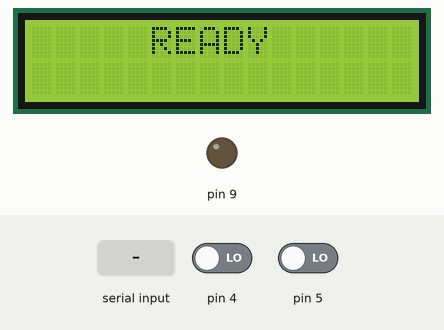
This sketch was run on a simulated Arduino Uno, built with avr-gcc and run on an emulated ATmega328P. Shown: 16×2 character LCD, output pins drawn as LEDs (lit = HIGH). Dashed ring = blinking. The inputs (shaded band) are chosen by the test bench; at power-on: pin 5 LOW, pin 4 LOW. The local clock reads 2024-03-15 10:24:30 at power-on unless the sketch sets it.

Above: at 1.2 s.
1.3 s: pin 5 driven HIGH
At 1.7 s:
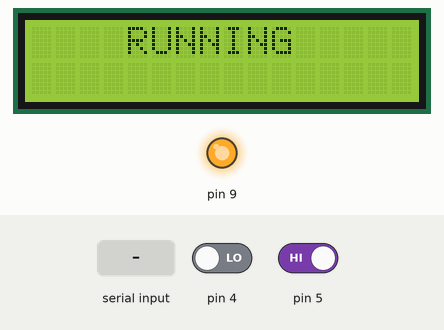
3.9 s: pin 4 driven HIGH
At 4.81 s:
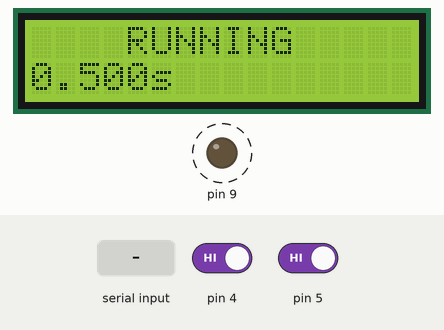
6.9 s: pin 5 driven LOW
At 7.15 s:
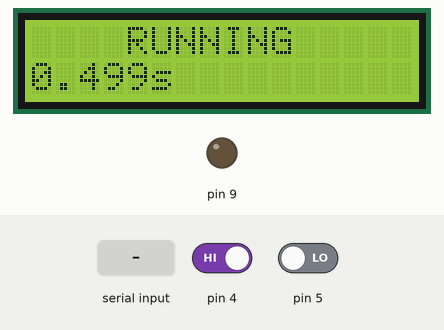
9.9 s: "1" received over Serial
At 10.3 s:
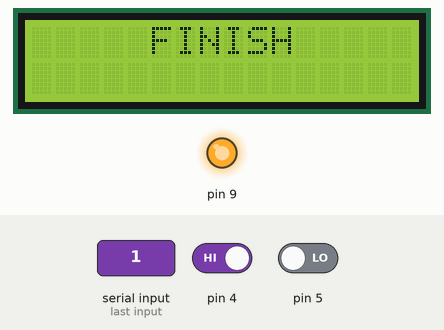
16.5 s: "1" received over Serial
At 17.17 s:
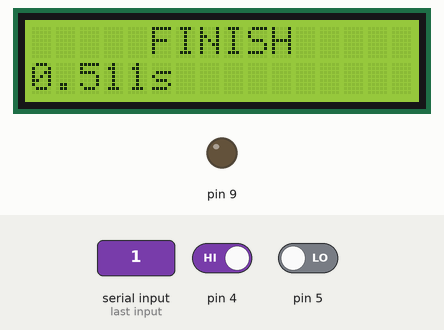
Timing chart, 0 to 19.5 s (numbered marks = the images above; inputs shaded):
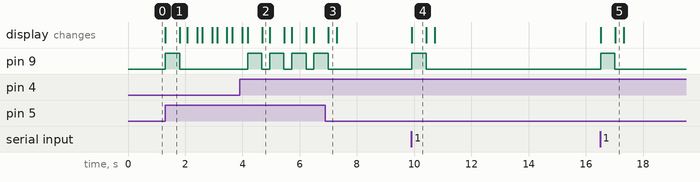

Measured:
- after the input at 1.3 s, pin 9: LOW → HIGH at once, → LOW 0.50 s later; the display: changes at once (image 1)
- after the input at 3.9 s, pin 9: alternates HIGH for 0.50 s and LOW for 0.27 s, starting after 0.28 s; the display: first differs from a run without the input after 0.28 s (image 2 shows a later state)
- after the input at 6.9 s, pin 9: goes on until 7.0 s, then stays LOW
- after the input at 9.9 s, pin 9: LOW → HIGH at once, → LOW 0.50 s later; the display: changes at once (image 4)
- after the input at 16.5 s, pin 9: LOW → HIGH at once, → LOW 0.50 s later; the display: first changes at once (image 5 shows a later state)
- what the display in image 1 shows lasts 0.5 s, from 1.3 s to 1.8 s

The sketch:

timer.ino
```cpp
#include <Wire.h>


#include <RCSwitch.h>
#include <iarduino_RTC.h>
#include <LiquidCrystal_I2C.h>
#include <MsTimer2.h>

int value;
char c  = ' ';
unsigned long start, finished, elapsed;
boolean runTimer = false;
boolean runTimerFinished = false;
boolean runTimerStart = false;

// Переменные для времени отладки кнопки
long lastButtonPressTime = 0; // последний раз, когда была нажата кнопка
long pauseButtonPressTime = 0; // последний раз, когда была нажата кнопка
long debounceDelay = 250; // время отладки; установите как можно меньше


RCSwitch mySwitchRx = RCSwitch();
LiquidCrystal_I2C lcd(0x3F,16,2);
//LiquidCrystal_I2C lcd(0xA7,16,2);
iarduino_RTC time(RTC_DS1302,8,6,7);         // Задаем правильно название нашего модуля, а также указываем к каким цифровым пинам его подключаем(в нашем случае – 8,6,7)

void setup() {
  mySwitchRx.enableReceive(0);
  pinMode (5, INPUT); //Кнопка старт-стоп
  pinMode (4, INPUT); //Кнопка сброс
  pinMode(9, OUTPUT); //Динамик
  lcd.init();                      // Инициализация дисплея
  lcd.backlight();                 // Подключение подсветки
  lcd.setCursor(4,0);              // Установка курсора в начало первой строки
  lcd.print(" READY");
  Serial.begin(9600);                              // устанавливаем скорость передачи данных с модулей в 9600 бод
  time.begin();                                       // функция служит для инициализации работы модуля
  time.settime(10,10,10,4,10,17,3);  // 10  сек, 10 мин, 10 час, 4 , октября, 2017 года, среда
}

void loop(){

  CheckReset();
  CheckStartStop();
  DisplayResult();
  //reciveSerialData();
  reciveRadioData();

}

void reciveSerialData(){


 if(Serial.available()){
   //Serial.println(mySwitchRx.getReceivedValue());
  char c = Serial.read();

    if (c == '1'){
      Serial.println(c);
      lcd.setCursor(4,0);
      lcd.print("FINISH: ");
      digitalWrite(9, HIGH);
      delay(500);
      digitalWrite(9, LOW);


      pauseButtonPressTime = millis();
      lastButtonPressTime = millis();
    }

  mySwitchRx.resetAvailable();
  }

}

void reciveRadioData(){


 if(mySwitchRx.available()){
   //Serial.println(mySwitchRx.getReceivedValue());
   int value = mySwitchRx.getReceivedValue();

    if (value == B0100){
      lcd.setCursor(4,0);
      lcd.print("FINISH: ");
      digitalWrite(9, HIGH);
      delay(500);
      digitalWrite(9, LOW);
    runTimer = true;
    delay(1500);
      runTimer = false;
      pauseButtonPressTime = millis();
      lastButtonPressTime = millis();
    }

   if( value == 00100 ){

     // tone(9, 2150, 500);
     digitalWrite(9, HIGH);
      delay(500);
      digitalWrite(9, LOW);

      runTimer = false;
      runTimerFinished = true;
      lcd.setCursor(4,0);
      lcd.print("FINISHED");
   }
  mySwitchRx.resetAvailable();
  }

}

void CheckReset(){
  int resetButton = digitalRead (4);
  if ((millis() - lastButtonPressTime) > debounceDelay){
    if (resetButton == HIGH){
      lcd.clear();
      lcd.setCursor(4,0);
      lcd.print(" READY");
      runTimer = false;
      runTimerStart = false;
      runTimerFinished = false;
      pauseButtonPressTime = 0;
      lastButtonPressTime = 0;
      start = millis();
    }
  }
}

void CheckStartStop(){
  char c = Serial.read();
  int startStopButton = digitalRead (5);
  if ((millis() - lastButtonPressTime) > debounceDelay){
    if (startStopButton == HIGH && runTimer == true){
      lcd.setCursor(4,0);
      lcd.print(" PAUSE    ");
      runTimer = false;
      pauseButtonPressTime = millis();
      lastButtonPressTime = millis();
    }
  if (c == '1'){
      lcd.setCursor(4,0);
      lcd.print(" FINISH    ");
      digitalWrite(9, HIGH);
      delay(500);
      digitalWrite(9, LOW);
      c = '0';
      runTimer = true;
      DisplayResult();
      runTimer = false;
 }


  }
  if ((millis() - lastButtonPressTime) > debounceDelay){
    if (startStopButton == HIGH && runTimer == false && runTimerFinished == false){
    lcd.clear();
    lcd.setCursor(4,0);
    lcd.print("RUNNING");
    if (runTimerStart == false){
        start = millis();
      digitalWrite(9, HIGH);
      delay(500);
      digitalWrite(9, LOW);
      // tone(9, 2150, 500);
        runTimerStart = true;
    }
    lastButtonPressTime = millis();
    runTimer = true;
    }
  }
}


void DisplayResult(){

  if (runTimer == true){
    finished = millis(); // сохраняет время остановки, чтобы вычислить прошедшее время.
    // объявляем переменные
    float h, m, s, ms;
    unsigned long over;

    // время
    elapsed = finished - start;


    h = int(elapsed / 3600000);
    over = elapsed % 3600000;

  //  m = int(over / 60000);
  //  over = over % 60000;
    s = int(over / 1000);
    ms = over % 1000;


    lcd.setCursor(0, 1); // показать результаты
//    lcd.print(m, 0);
//    lcd.print("m ");
//    lcd.print(s, 0);
//    lcd.print("s ");
//    if (h < 10){
//      lcd.print(ms, 0);
//      lcd.print("ms ");
//    }

    lcd.print(s, 0);
    lcd.print(".");
    if (h < 10 && ms < 10.00){
      lcd.print("00");
      lcd.print(ms, 0);
    }else if (h < 10 && ms < 100.00){
      lcd.print("0");
      lcd.print(ms, 0);
    }else {
      lcd.print(ms, 0);
    }
    lcd.print("s");
    //Serial.println (ms);
  }

}
```
